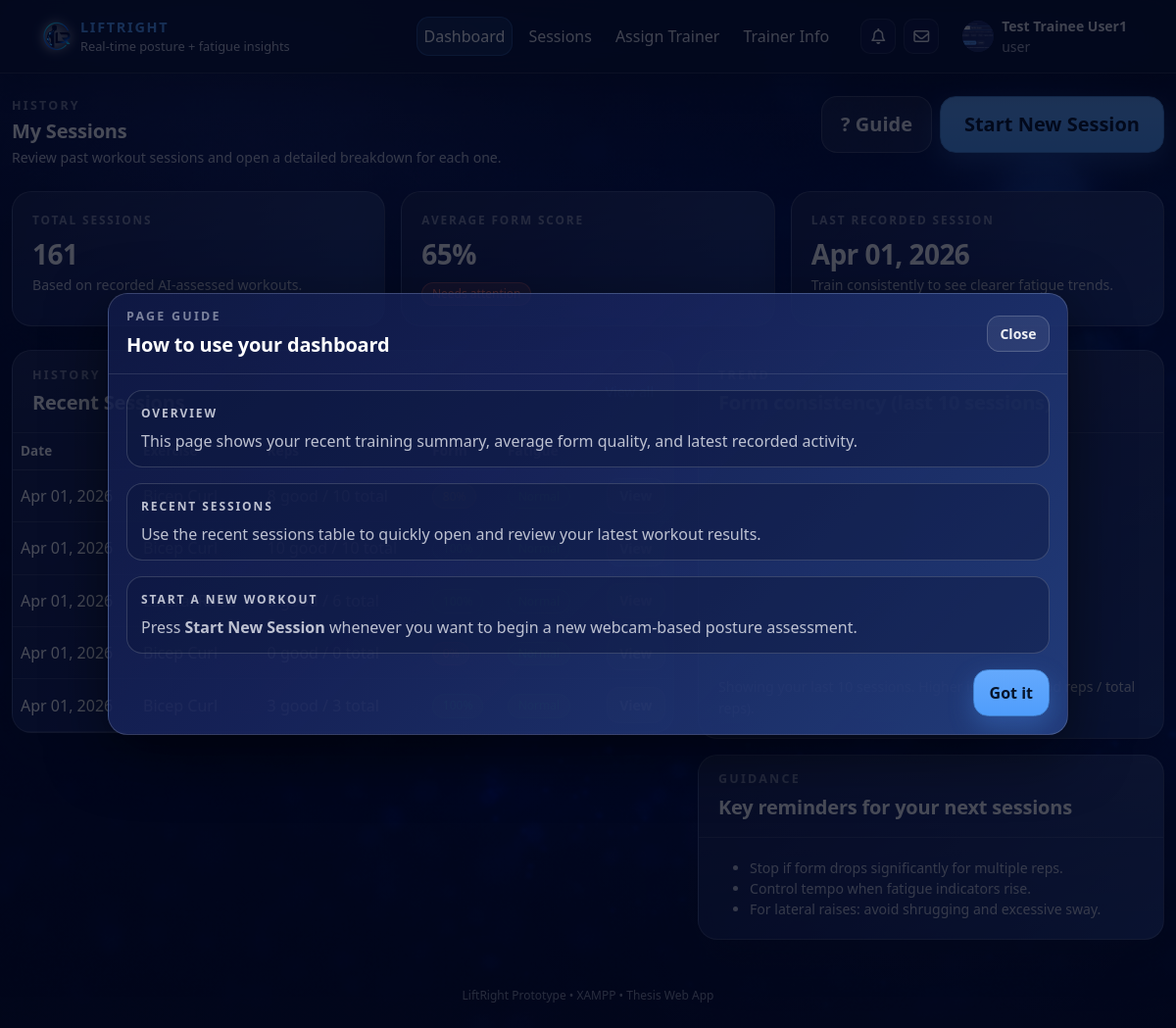
Page /web/trainee/dashboard.php (signed in) on the earlier database version.
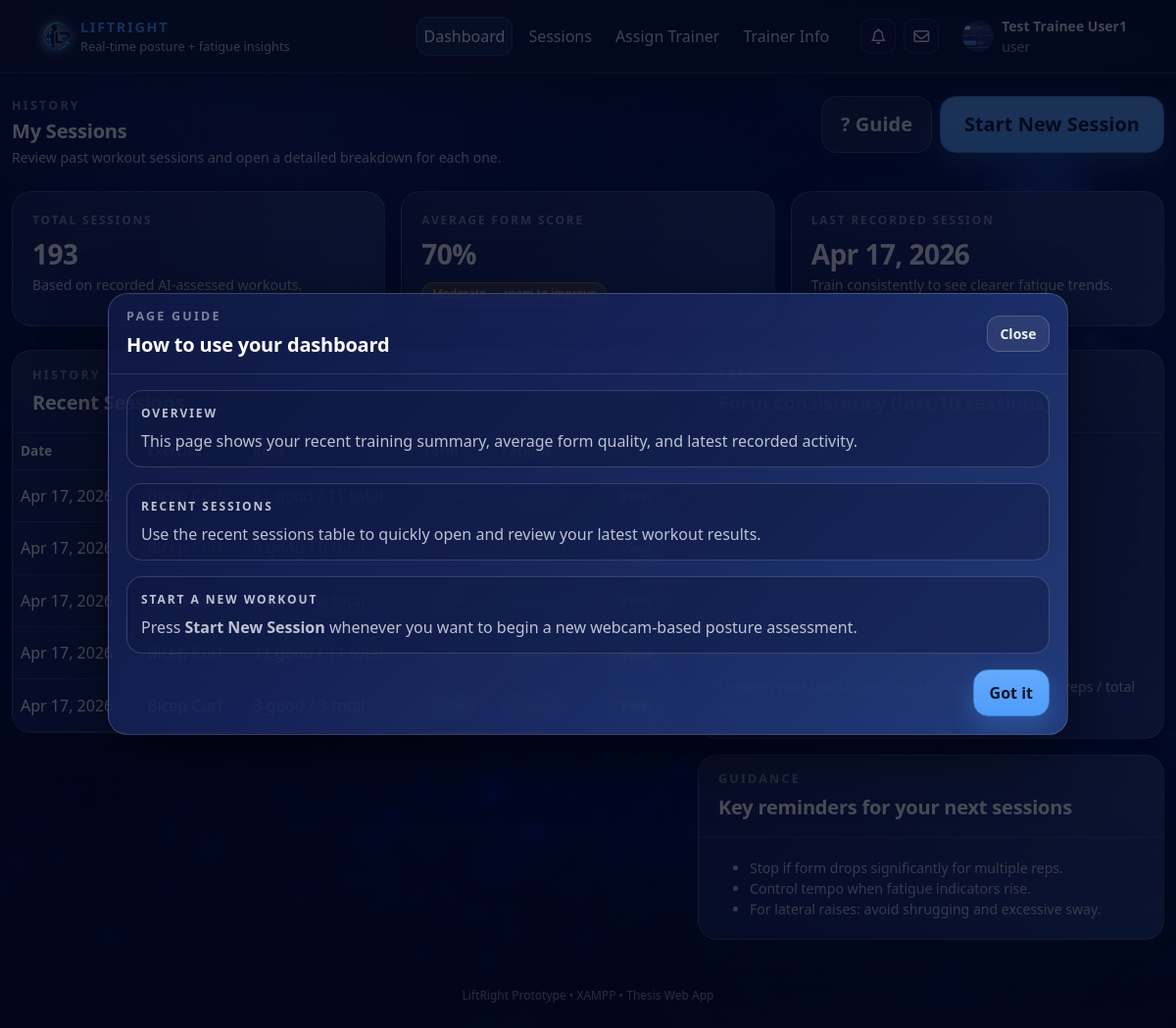
Same page on the later database version.
### tables this page shows
CREATE TABLE `training_logs` (
  `log_id` bigint NOT NULL,
  `user_id` int NOT NULL,
  `exercise_type` enum('bicep_curl','shoulder_press','lateral_raise') NOT NULL,
  `source_type` enum('upload','webcam') NOT NULL DEFAULT 'upload',
  `video_path` varchar(255) DEFAULT NULL,
  `result_json_path` varchar(255) DEFAULT NULL,
  `reps_total` int NOT NULL DEFAULT '0',
  `reps_good` int NOT NULL DEFAULT '0',
  `reps_bad` int NOT NULL DEFAULT '0',
  `form_error_count` int NOT NULL DEFAULT '0',
  `fatigue_flag` tinyint(1) NOT NULL DEFAULT '0',
  `started_at` timestamp NULL DEFAULT NULL,
  `finished_at` timestamp NULL DEFAULT NULL,
  `processing_ms` int DEFAULT NULL,
  `created_at` timestamp NOT NULL DEFAULT CURRENT_TIMESTAMP,
  `fatigue_peak_score` float DEFAULT NULL,
  `fatigue_final_score` float DEFAULT NULL,
  `fatigue_level` varchar(20) DEFAULT NULL,
  `fatigue_trend` varchar(20) DEFAULT NULL,
  `fatigue_since_rep` int DEFAULT NULL,
  `fatigue_summary` varchar(255) DEFAULT NULL
);

### web/config/config.php (called while the page is built, shortened)
<?php
$BASE_URL = "/liftright/web";
function h(string $s): string {
  return htmlspecialchars($s, ENT_QUOTES, 'UTF-8');
}

### web/trainee/dashboard.php (the view, shortened to what the changed rows need)
<?php
require_once __DIR__ . '/../config/config.php';
$user_id   = (int)$_SESSION['user_id'];
$total_sessions = 0;
$avg_form = 0;
$latest_date = null;
$stmt = $mysqli->prepare("
  SELECT
    COUNT(*) AS c,
    SUM(reps_good) AS sum_good,
    SUM(reps_total) AS sum_total,
    MAX(created_at) AS latest
  FROM training_logs
  WHERE user_id = ?
");
$stmt->bind_param("i", $user_id);
$stmt->execute();
$row = $stmt->get_result()->fetch_assoc();
if ($row) {
  $total_sessions = (int)($row['c'] ?? 0);
  $sum_good = (int)($row['sum_good'] ?? 0);
  $sum_total = (int)($row['sum_total'] ?? 0);
  $avg_form = ($sum_total > 0) ? (int)round(($sum_good / $sum_total) * 100) : 0;
  $latest_date = $row['latest'] ?? null;
}
$recent_sessions = [];
$stmt = $mysqli->prepare("
  SELECT
    log_id, exercise_type, reps_total, reps_good, reps_bad, fatigue_flag, created_at
  FROM training_logs
  WHERE user_id = ?
  ORDER BY created_at DESC
  LIMIT 5
");
$stmt->bind_param("i", $user_id);
$stmt->execute();
$res = $stmt->get_result();
while ($r = $res->fetch_assoc()) $recent_sessions[] = $r;
function formatExercise(string $ex): string {
  return match($ex) {
    'shoulder_press' => 'Shoulder Press',
    'bicep_curl'     => 'Bicep Curl',
    'lateral_raise'  => 'Lateral Raise',
    default          => ucwords(str_replace('_',' ', $ex)),
  };
}
function formBadge(int $pct): string {
  if ($pct >= 85) return 'lr-badge lr-badge-good';
  if ($pct >= 70) return 'lr-badge lr-badge-warning';
  return 'lr-badge lr-badge-danger';
}
function fatigueBadge(int $flag): string {
  return $flag ? 'lr-badge lr-badge-warning' : 'lr-badge lr-badge-good';
}
require __DIR__ . '/../includes/head.php';
?>
<body>
<div class="lr-page-wrapper">
  <div class="container lr-main-container py-4">
    <div class="row mb-4 align-items-center">
      <div class="col-lg-8">
        <h1 class="lr-section-heading mb-1">My Sessions</h1>
      </div>
    </div>
    <div class="row g-3 mb-4">
      <div class="col-md-4">
        <div class="lr-card h-100">
          <div class="lr-card-body">
            <div class="lr-stat-label">Total sessions</div>
            <div class="lr-stat-value mt-1"><?= (int)$total_sessions ?></div>
            <p class="lr-stat-subtext mb-0">Based on recorded AI-assessed workouts.</p>
          </div>
        </div>
      </div>
      <div class="col-md-4">
        <div class="lr-card h-100">
          <div class="lr-card-body">
            <div class="lr-stat-label">Average form score</div>
            <div class="lr-stat-value mt-1"><?= (int)$avg_form ?>%</div>
            <span class="<?= h(formBadge($avg_form)) ?> mt-2">
              <?= $avg_form >= 85 ? 'Good overall form' : ($avg_form >= 70 ? 'Moderate — room to improve' : 'Needs attention') ?>
            </span>
          </div>
        </div>
      </div>
      <div class="col-md-4">
        <div class="lr-card h-100">
          <div class="lr-card-body">
            <div class="lr-stat-label">Last recorded session</div>
            <div class="lr-stat-value mt-1">
              <?= $latest_date ? h(date("M d, Y", strtotime((string)$latest_date))) : '—' ?>
            </div>
            <p class="lr-stat-subtext mb-0">Train consistently to see clearer fatigue trends.</p>
          </div>
        </div>
      </div>
    </div>
    <div class="row g-4">
      <div class="col-lg-7">
        <div class="lr-card">
          <div class="lr-card-body p-0">
            <div class="table-responsive">
              <table class="table table-hover align-middle mb-0 table-lr-dark">
                <thead>
                  <tr>
                    <th>Date</th>
                    <th>Exercise</th>
                    <th>Reps</th>
                    <th>Form</th>
                    <th>Fatigue</th>
                  </tr>
                </thead>
                <tbody>
                <?php if (count($recent_sessions) === 0): ?>
                  <tr>
                    <td colspan="6" class="text-center py-4 lr-stat-subtext">No recorded sessions yet.</td>
                  </tr>
                <?php else: ?>
                  <?php foreach ($recent_sessions as $sess):
                    $total = (int)$sess['reps_total'];
                    $good  = (int)$sess['reps_good'];
                    $pct   = ($total > 0) ? (int)round(($good / $total) * 100) : 0;
                  ?>
                    <tr>
                      <td><?= h(date("M d, Y", strtotime((string)$sess['created_at']))) ?></td>
                      <td><span class="lr-chip-exercise"><?= h(formatExercise((string)$sess['exercise_type'])) ?></span></td>
                      <td><?= (int)$sess['reps_good'] ?> good / <?= (int)$sess['reps_total'] ?> total</td>
                      <td><span class="<?= h(formBadge($pct)) ?>"><?= (int)$pct ?>%</span></td>
                      <td>
                        <span class="<?= h(fatigueBadge((int)$sess['fatigue_flag'])) ?>">
                        </span>
                      </td>
                      <td class="text-end">
                        <a class="btn btn-sm btn-outline-light"
                           href="<?= $BASE_URL ?>/trainee/session-view.php?log_id=<?= (int)$sess['log_id'] ?>">
                        </a>
                      </td>
                    </tr>
                  <?php endforeach; ?>
                <?php endif; ?>
                </tbody>
              </table>
            </div>
          </div>
        </div>
      </div>
    </div>
  </div>
</div>
<?php require __DIR__ . '/../includes/footer.php'; ?>

Differences in the rows shown:
no longer on this page (row unchanged): training_logs: created_at "Apr 01, 2026"
no longer on this page (row unchanged): training_logs: created_at "Apr 01, 2026"
no longer on this page (row unchanged): training_logs: created_at "Apr 01, 2026"
no longer on this page (row unchanged): training_logs: created_at "Apr 01, 2026"
no longer on this page (row unchanged): training_logs: created_at "Apr 01, 2026"
added training_logs: created_at "Apr 17, 2026"
added training_logs: created_at "Apr 17, 2026"
added training_logs: created_at "Apr 17, 2026"
added training_logs: created_at "Apr 17, 2026"
added training_logs: created_at "Apr 17, 2026"
Other differences:
$total_sessions: "161" → "193"
$avg_form: "65" → "70"
date("M d, Y", strtotime((string)$latest_date)): "Apr 01, 2026" → "Apr 17, 2026"
text no longer shown: "Needs attention"
text now shown: "Moderate — room to improve"
